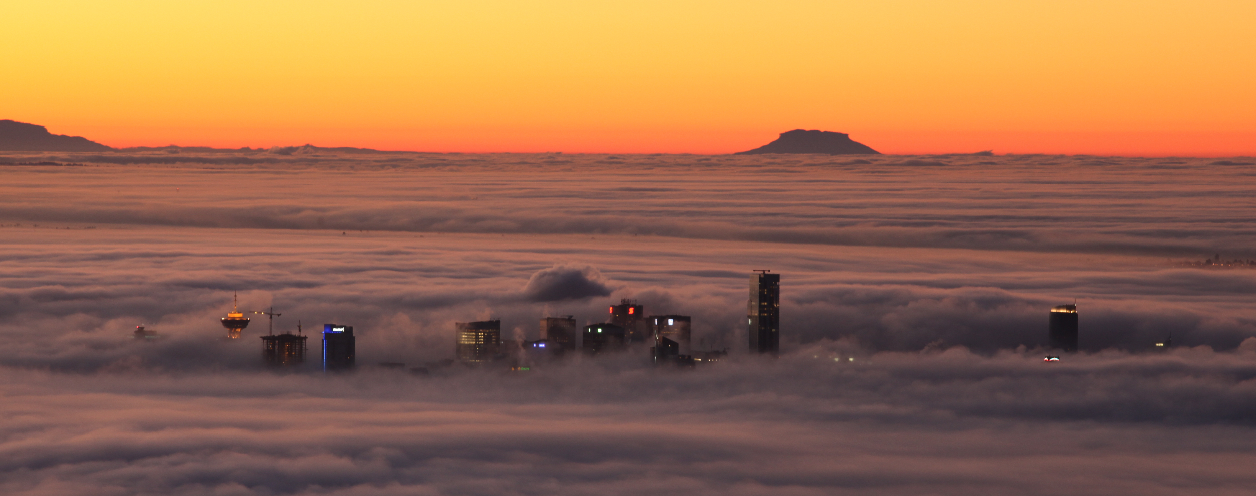
#> input picture Dokumentation/pictures/CypressView.jpg, 1256 x 496 px, given in place of the camera
$ python canny.py
#> lines starting #> are read from the running program, lines starting #| are printed output that depends on the picture
from __future__ import print_function
import cv2 as cv
import argparse
max_lowThreshold = 100
window_name = 'Edge Map'
title_trackbar = 'Min Threshold:'
ratio = 3
kernel_size = 3
ksz=(1,1)

def foo(val):
    global ksz
    ksz=(val, val)

def CannyThreshold(val):
    global low_threshold
    low_threshold = val

cap = cv.VideoCapture(0 + cv.CAP_DSHOW)

cap.set(cv.CAP_PROP_FRAME_WIDTH, 1366)
cap.set(cv.CAP_PROP_FRAME_HEIGHT, 768)

low_threshold=0
cv.namedWindow(window_name)
cv.createTrackbar(title_trackbar, window_name , 0, max_lowThreshold, CannyThreshold)
cv.createTrackbar("ksize", window_name , 1, 25, foo)

while True:
    ret, src = cap.read()
#> src is the input picture: shape (496, 1256, 3); mean B, G, R 77.1, 108.1, 153.7
    src_gray = cv.cvtColor(src, cv.COLOR_BGR2GRAY)
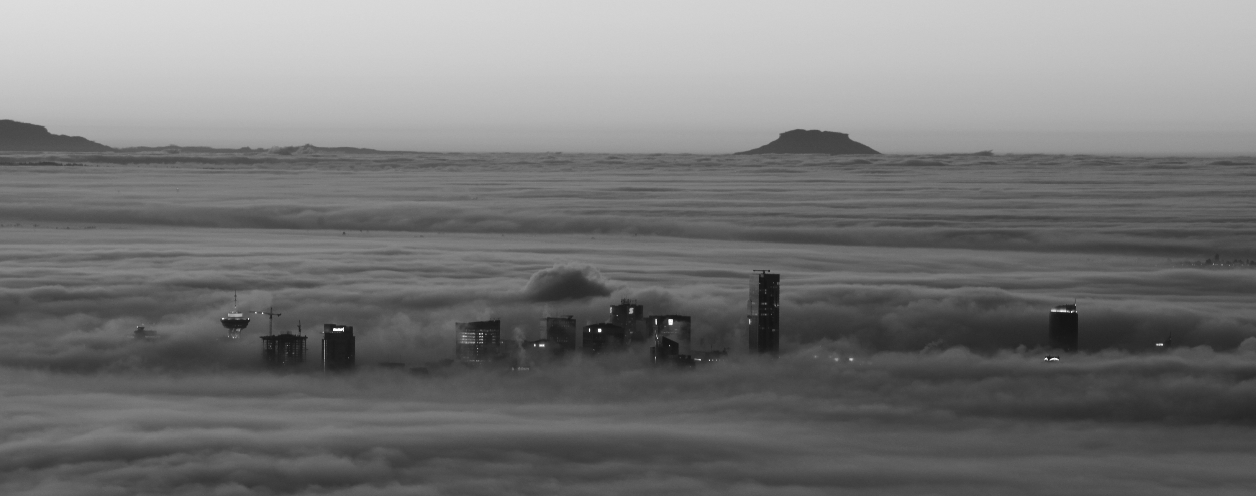
#> src_gray: shape (496, 1256); min 19, max 255, mean 118.2

    img_blur = cv.blur(src_gray, ksz)
    detected_edges = cv.Canny(img_blur, low_threshold, low_threshold*ratio, kernel_size)
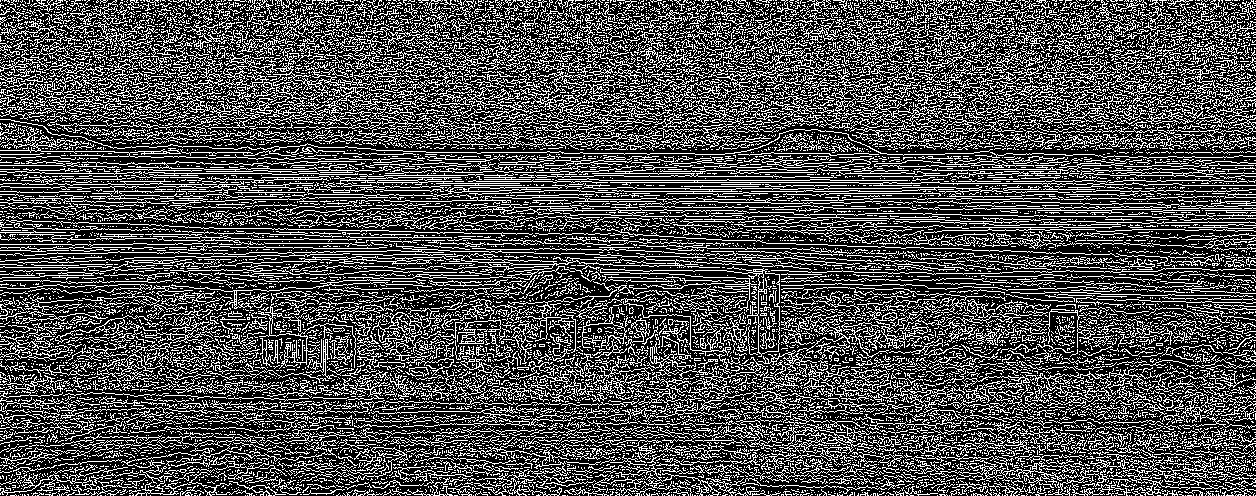
#> detected_edges: shape (496, 1256); 30.6% white in thin lines or dots
    mask = detected_edges != 0
#> mask: shape (496, 1256) bool; 30.6% white in thin lines or dots
    dst = src * (mask[:,:,None].astype(src.dtype))
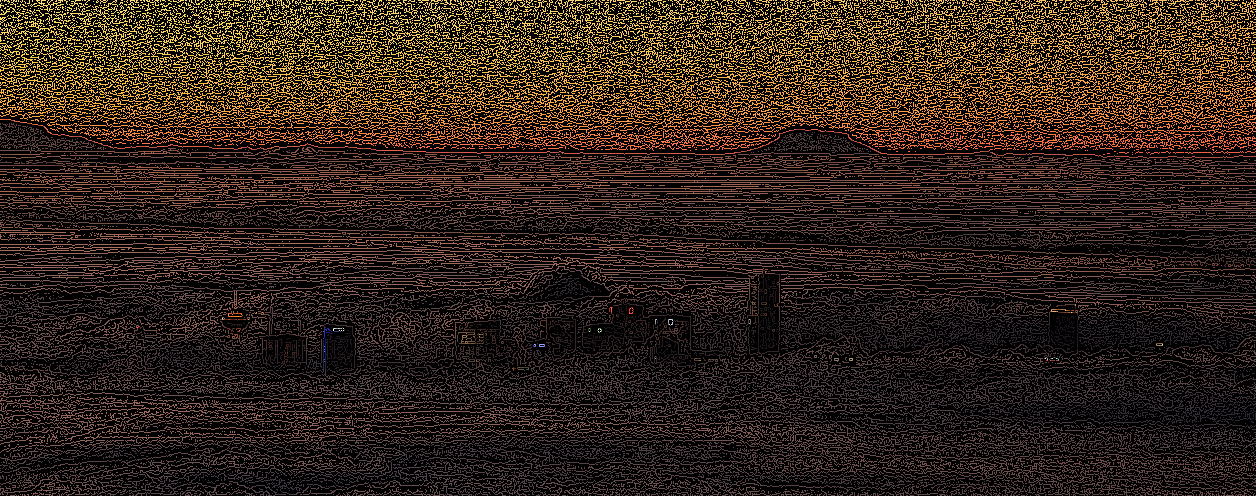
#> dst: shape (496, 1256, 3); mean B, G, R 23.7, 33.8, 48
    print(low_threshold)
    cv.imshow(window_name, dst)
    keyboard = cv.waitKey(30)
#> (key q is pressed here)
    if keyboard == ord('q'):
        break
cv.destroyAllWindows()
